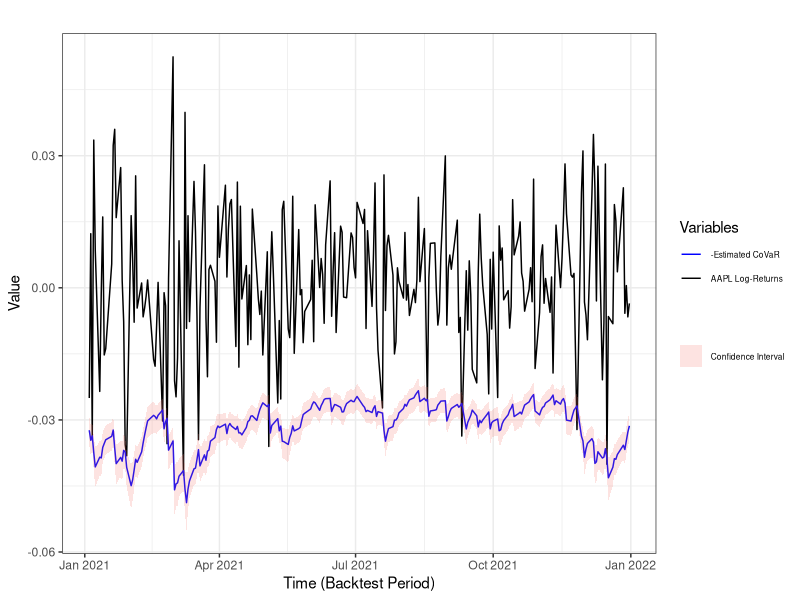

Here is the R script that generated this plot:
#############################  ..."
##########################  ..."
install.packages("xtable", repos='https://ftp.belnet.be/mirror/CRAN/')
library("xtable")
install.packages("compiler", repos='https://ftp.belnet.be/mirror/CRAN/')
library("compiler")
install.packages("VGAM", repos='https://ftp.belnet.be/mirror/CRAN/')
library("VGAM")
install.packages("nleqslv", repos='https://ftp.belnet.be/mirror/CRAN/')
library("nleqslv")
#######################################################

##########
u.Norm<-function(rho,alpha,alpha.prim,u0){

Norm2<-function(x,y,rho){
(1/(2*pi*sqrt(1-rho^2)))*exp(-(x^2+y^2-2*rho*x*y)/(2*(1-rho^2)))
}

xi<-qnorm(alpha.prim)

f.y<-function(y,rho,xi){
z=y
for(i in 1:length(y)){
z[i]<-integrate(Norm2,-Inf, xi, y=y[i], rho=rho)$value
}
z
}


obj.u<-function(u,alpha,alpha.prim,rho,xi){
abs(integrate(f.y,-Inf, u,  rho=rho,xi=xi)$value-alpha*alpha.prim)
}


u<-nlminb(u0,obj.u,alpha=alpha,alpha.prim=alpha.prim,rho=rho,xi=xi)$par

list(xi=xi,u=u)
}

#####################

u.Stud<-function(rho,nu, alpha,alpha.prim,xi0,u0){

St2<-function(x,y,rho,nu){
(1/(2*pi*sqrt(1-rho^2)))*(1+(x^2+y^2-2*rho*x*y)/(nu*(1-rho^2)))^(-(nu+2)/2)
}

densy<-function(y,rho,nu){
z=y
for(i in 1:length(y)){
z[i]<-integrate(St2,-Inf, Inf, y=y[i], rho=rho, nu=nu)$value
}
z
}


obj.xi<-function(y,alpha.prim,rho,nu){
abs(integrate(densy,-Inf, y,  rho=rho, nu=nu)$value-alpha.prim)
}

if(nu!=Inf){
xi<-nlminb(xi0,obj.xi,alpha.prim=alpha.prim,rho=rho,nu=nu)$par
}else{
xi<-qnorm(alpha.prim)
}

f.y<-function(y,rho,nu,xi){
z=y
for(i in 1:length(y)){
z[i]<-integrate(St2,-Inf, xi, y=y[i], nu=nu, rho=rho)$value
}
z
}





obj.u<-function(u,alpha,alpha.prim,rho,nu,xi){
abs(integrate(f.y,-Inf, u,  rho=rho, nu=nu, xi=xi)$value-alpha*alpha.prim)
}

if(nu!=Inf){
u<-nlminb(u0,obj.u,alpha=alpha,alpha.prim=alpha.prim,rho=rho,nu=nu, xi=xi)$par
cte<-sqrt((nu-2)/nu)
}else{
u<-u.Norm(rho,alpha,alpha.prim,u0)$u
cte<-1
}

list(xi=cte*xi,u=cte*u)
}

##### 




# racine carree d'une matrice symmetrique semi-definie positive
Sqrt <- function(Sigma) {
  n<- nrow(Sigma)
  sp<-eigen(Sigma)
  sp$vector%*%sqrt(diag(abs(sp$values)))%*%t(sp$vector)
}


# Inverse (g�n�ralis�e) d'une matrice symmetrique semi-definie positive
Inv <- function(Sigma,tol=sqrt(.Machine$double.eps)) {
  n<- nrow(Sigma)
  sp<-eigen(Sigma)
  sp$vector%*%diag(1/pmax(abs(sp$values),tol))%*%t(sp$vector)
}

##########################################################################
# estime un GARCH bivarié par QMLE 
#########################################################################
#pour estimer le modèle de la premiere composante
objf.garch.biv1 <- function(vartheta, eps2, n, sig2init, r0=10){     
         omega <- vartheta[1]
         mat.alpha <- vartheta[2:3]
         beta <- vartheta[4]
sig2<-rep(0,n)
sig2[1]<-sig2init
for(t in 2:n){
sig2[t]<-omega+mat.alpha[1]*(eps2[t-1,1])+mat.alpha[2]*(eps2[t-1,2])+beta*sig2[t-1]
}
qml <- mean(eps2[(r0+1):n,1]/sig2[(r0+1):n]+log(sig2[(r0+1):n]))
qml }

objf.garch.biv1<-cmpfun(objf.garch.biv1)

#pour estimer le modèle de la seconde composante
objf.garch.biv2 <- function(vartheta, eps2, n, sig2init, r0=10){     
         omega <- vartheta[1]
         mat.alpha <- vartheta[2:3]
         beta <- vartheta[4]
sig2init<-mean(eps2[1:r0,2])
sig2<-rep(0,n)
sig2[1]<-sig2init
for(t in 2:n){
sig2[t]<-omega+mat.alpha[1]*(eps2[t-1,1])+mat.alpha[2]*(eps2[t-1,2])+beta*sig2[t-1]
}
qml <- mean(eps2[(r0+1):n,2]/sig2[(r0+1):n]+log(sig2[(r0+1):n]))
qml }

objf.garch.biv2<-cmpfun(objf.garch.biv2)
#################################
# eps<-rend

estimGARCHbiv<- function(P, omega.init,mat.alpha.init,beta.init,eps, niv.alpha, niv.alpha.prim, 
             petit=sqrt(.Machine$double.eps), r0=10, alpha0=0.10, B=500, nb_try=5)
     {
n <- length(eps[,1])
omega<-c(0,0)
beta<-omega
mat.alpha<-matrix(nrow=2,ncol=2)
valinit<-c(omega.init[1],mat.alpha.init[1,1:2],beta.init[1])
eps2<-eps^2
sig2init1<-mean(eps2[1:r0,1])

res <- nlminb(valinit,objf.garch.biv1,lower=c(petit^2,0,0,0),
   upper=c(Inf,Inf,Inf,1),eps2=eps2,n=n-P,sig2init=sig2init1)
         omega[1] <- res$par[1]
         mat.alpha[1,1:2]<- res$par[2:3]
         beta[1] <- res$par[4]

valinit<-c(omega.init[2],mat.alpha.init[2,1:2],beta.init[2])
sig2init2<-mean(eps2[1:r0,2])

res <- nlminb(valinit,objf.garch.biv2,lower=c(petit^2,0,0,0),
   upper=c(Inf,Inf,Inf,1),eps2=eps2,n=n-P,sig2init=sig2init2)
         omega[2] <- res$par[1]
         mat.alpha[2,1:2]<- res$par[2:3]
         beta[2] <- res$par[4]

#omega<-omega.init; mat.alpha<-mat.alpha.init; beta<-beta.init

ht<-matrix(0,nrow=n,ncol=2)
eta<-eps
der.sig2.1<-matrix(0,nrow=n,ncol=4)
der.sig2.2<-der.sig2.1

ht[1,]<-c(sig2init1,sig2init2)
eta[1,]<-eps[1,]/sqrt(pmax(ht[1,],petit)) 
for(t in 2:n){
ht[t,]<-omega+mat.alpha%*%eps2[t-1,]+beta*ht[t-1,]
eta[t,]<-eps[t,]/sqrt(pmax(ht[t,],petit))
der.sig2.1[t,]<-c(1,eps2[t-1,1],eps2[t-1,2],ht[t-1,1])+beta[1]*der.sig2.1[t-1,]
der.sig2.2[t,]<-c(1,eps2[t-1,1],eps2[t-1,2],ht[t-1,2])+beta[2]*der.sig2.2[t-1,]
}

#var(eta[1:(n-P),])
s<-sqrt(diag(var(eta[1:(n-P),]))) 
for(t in 1:(n-P)){
eta[t,1]<-(eta[t,1]-mean(eta[1:(n-P),1]))/s[1]
eta[t,2]<-(eta[t,2]-mean(eta[1:(n-P),2]))/s[2]
}
#var(eta) plot.ts(eta)
################ semi-parametric method
#colMeans(eta[1:(n-P),]^2)
D1<-der.sig2.1[1:(n-P),]/(2*ht[1:(n-P),1])
J1<-t(D1)%*%D1/n
Omega1<-colMeans(D1)
J1.inv<-Inv(J1)
xi2<-as.numeric(quantile(eta[1:(n-P),2],probs=niv.alpha.prim,type=1))
select<-which(eta[1:(n-P),2]<=xi2)
u.eta<-as.numeric(quantile(eta[select,1],probs=niv.alpha,type=1))
CoVaR<--sqrt(ht[,1])*u.eta
Upsilon<-matrix(0,nrow=(n-P),ncol=3)
select<-which(eta[1:(n-P),1] <= u.eta & eta[1:(n-P),2] <= xi2)
Upsilon[select,1]<-1
select<-which( eta[1:(n-P),2] <= xi2)
Upsilon[select,2]<-1
Upsilon[1:(n-P),3]<-eta[1:(n-P),1]^2
Sigma.Upsilon<-var(Upsilon)

densite<-density(eta[1:(n-P),2])
g2.xi2<-densite$y[which.min(abs(densite$x-xi2))]
densite<-density(eta[select,1])
f1.u.xi2<-densite$y[which.min(abs(densite$x-u.eta))]
select<-which(eta[1:(n-P),1]<=u.eta)
densite<-density(eta[select,2])
f2.xi2.u<-densite$y[which.min(abs(densite$x-xi2))]
G.1.u<-length(which(eta[1:(n-P),1]<=u.eta))/n
lambda<-c(-1/(niv.alpha.prim*f1.u.xi2),(G.1.u*f2.xi2.u)/(niv.alpha.prim*f1.u.xi2*g2.xi2),-u.eta/2)
bigUpsilon<-matrix(0,nrow=(n-P),ncol=5)
bigUpsilon[1:(n-P),1:4]<-(D1%*%J1.inv*(eta[1:(n-P),1]^2-1))/2 
bigUpsilon[1:(n-P),5]<-Upsilon%*%lambda

Sigma.alpha.alpha.prim<-var(bigUpsilon)

delta<-rep(0,5)
lower.CoVaR<-CoVaR
upper.CoVaR<-CoVaR

for(t in 2:n){


delta[1:4]<-u.eta*(c(1,eps2[t-1,1],eps2[t-1,2],ht[t-1,1])+beta[1]*der.sig2.1[t-1,])/(sqrt(ht[t-1,1])*2)
delta[5]<-sqrt(ht[t-1,1])


sd<-as.numeric(sqrt(delta%*%Sigma.alpha.alpha.prim%*%delta/n))
lower.CoVaR[t]<-CoVaR[t]-qnorm(1-alpha0/2)*sd
upper.CoVaR[t]<-CoVaR[t]+qnorm(1-alpha0/2)*sd
}


################ Gaussian method
rho<-cor(eta[1:(n-P),])[1,2]
u.eta.norm<-u.Norm(rho,niv.alpha,niv.alpha.prim,-2.5)$u
CoVaR.norm<--sqrt(ht[,1])*u.eta.norm
xi.norm<-qnorm(niv.alpha.prim)
z.rho<-(xi.norm-rho*u.eta.norm)/sqrt(1-rho^2)
K.rho<-dnorm(z.rho)/pnorm(z.rho)
Sigma.N<-matrix(nrow=5,ncol=5)
Sigma.N[1:4,1:4]<-J1.inv/2
Sigma.N[1:4,5]<-(-rho*sqrt(1-rho^2)*K.rho/2)*J1.inv%*%Omega1
Sigma.N[5,1:4]<-Sigma.N[1:4,5]
Sigma.N[5,5]<-K.rho^2*(1-rho^2)
#eigen(Sigma.N)
lower.CoVaR.norm<-CoVaR.norm
upper.CoVaR.norm<-CoVaR.norm


for(t in 2:n){


delta[1:4]<-u.eta.norm*(c(1,eps2[t-1,1],eps2[t-1,2],ht[t-1,1])+beta[1]*der.sig2.1[t-1,])/(sqrt(ht[t-1,1])*2)
delta[5]<-sqrt(ht[t-1,1])


sd<-as.numeric(sqrt(delta%*%Sigma.N%*%delta/n))
lower.CoVaR.norm[t]<-CoVaR.norm[t]-qnorm(1-alpha0/2)*sd
upper.CoVaR.norm[t]<-CoVaR.norm[t]+qnorm(1-alpha0/2)*sd
}


########################## Bootstrap method
hat.alpha.prim<-length(which(eta[1:(n-P),2]<=xi2))/(n-P)
hat.alpha<-(length(which((eta[1:(n-P),2]<=xi2)&(eta[1:(n-P),1]<=u.eta)))/(n-P))/hat.alpha.prim

hat.m2<-mean(eta[1:(n-P),1]^2)
CoVaR.star<-matrix(nrow=n,ncol=B)
lower.boot<-CoVaR
upper.boot<-CoVaR
sig2<-rep(0,n)
sig2[1]<-sig2init1
theta1<-c(omega[1],mat.alpha[1,1:2],beta[1])
for(b in 1:B){
bon<-0
try<-0
while(bon==0){
try<-try+1
if(try>nb_try)bon<-1
indic<-sample(c(1:(n-P)),replace=TRUE)
eta.star<-eta[indic,]
#var(eta.star)
Upsilon.star<-matrix(0,nrow=(n-P),ncol=3)
Upsilon.star[which((eta.star[,2]<=xi2)&(eta.star[,1]<=u.eta)),1]<-1
Upsilon.star[,1]<-Upsilon.star[,1]-hat.alpha*hat.alpha.prim
Upsilon.star[which(eta.star[,2]<=xi2),2]<-1
Upsilon.star[,2]<-Upsilon.star[,2]-hat.alpha.prim
Upsilon.star[,3]<-eta.star[,1]^2-hat.m2
u.eta.star<-u.eta+drop(lambda%*%colMeans(Upsilon.star))
theta1.star<-theta1+(J1.inv/2)%*%colMeans(D1*(eta.star[,1]^2-hat.m2))
if((theta1.star[1]>petit)&(min(theta1.star[2:4])>=0)&(theta1.star[4]<0.99))bon<-1
}
omeg<-max(theta1.star[1],petit); alph1<-max(theta1.star[2],0); alph2<-max(theta1.star[3],0); bet<-max(theta1.star[4],0)
bet<-min(bet,0.99)

for(t in 2:n){
sig2[t]<-omeg+alph1*eps2[t-1,1]+alph2*eps2[t-1,2]+bet*sig2[t-1]
}
sig2.nplus1<-omeg+alph1*eps2[n,1]+alph2*eps2[n,2]+bet*sig2[n]

CoVaR.star[,b]<--sqrt(sig2)*u.eta.star
}


for(t in 2:n){

lower.boot[t]<-as.numeric(quantile(CoVaR.star[t,],alpha0/2))
upper.boot[t]<-as.numeric(quantile(CoVaR.star[t,],1-alpha0/2))
}





#####################

list(lower.CoVaR=lower.CoVaR,CoVaR=CoVaR,upper.CoVaR=upper.CoVaR,lower.CoVaR.norm=lower.CoVaR.norm,CoVaR.norm=CoVaR.norm,upper.CoVaR.norm=upper.CoVaR.norm,lower.boot=lower.boot,upper.boot=upper.boot)
}

estimGARCHbiv<-cmpfun(estimGARCHbiv)


############################## 
####################################################

omega.init<-c(0.001,0.001); mat.alpha.init<-matrix(c(0.05,0.01,0.01,0.1),ncol=2,nrow=2); beta.init<-c(0.9,0.85) 

####################################
serie<-read.csv(file="AAPL_SP500.csv") #str(serie) 
last.for.est<-which(serie$date=="2020-12-31")
first<-which(serie$date=="2021-01-04")
last<-which(serie$date=="2021-12-31")
series<-drop(as.matrix(serie[1:last,2:3])) #str(series) series[1:5,]
n<-length(series[,1])
rend<-matrix(nrow=(n-1),ncol=2)
for(i in 1:(n-1)){
#rend[i,1]<-series[i+1,1]/series[i,1]-1
#rend[i,2]<-series[i+1,2]/series[i,2]-1
rend[i,1]<-log(series[i+1,1]/series[i,1])
rend[i,2]<-log(series[i+1,2]/series[i,2])
}

P<-last-first+1
niv.alpha<-0.05; niv.alpha.prim<-0.1
niv.alpha<-0.1; niv.alpha.prim<-0.2

est<-estimGARCHbiv(P, omega.init,mat.alpha.init,beta.init,rend, niv.alpha, niv.alpha.prim, 
             petit=sqrt(.Machine$double.eps), r0=10, alpha0=0.05, B=100)
#str(est)
# Required Libraries
library(ggplot2)

# Sample Data (Replace with actual data)
# Assuming you have the log-returns and VaR values in two separate vectors
time_series <- as.Date(serie$date[first:last]) # Time axis
log_returns <- rend[(first-1):(last-1),1]  # Replace with actual log-returns
# Define confidence intervals (replace with your calculated upper and lower bounds)
lower_bound <- est$lower.CoVaR.norm[(first-1):(last-1)]  # Example of a lower bound (replace with real data)
upper_bound <- est$upper.CoVaR.norm[(first-1):(last-1)]  # Example of an upper bound (replace with real data)
estimated_covar <- est$CoVaR.norm[(first-1):(last-1)] # Replace with actual CoVaR values

# Define confidence intervals (replace with your calculated upper and lower bounds)
lower_bound <- est$lower.CoVaR[(first-1):(last-1)]  # Example of a lower bound (replace with real data)
upper_bound <- est$upper.CoVaR[(first-1):(last-1)]  # Example of an upper bound (replace with real data)



# Define confidence intervals (replace with your calculated upper and lower bounds)
estimated_covar <- est$CoVaR[(first-1):(last-1)] # Replace with actual CoVaR values
lower_bound <- est$lower.boot[(first-1):(last-1)]  # Example of a lower bound (replace with real data)
upper_bound <- est$upper.boot[(first-1):(last-1)]  # Example of an upper bound (replace with real data)



# Create Data Frame for ggplot
data <- data.frame(
  Date = time_series,
  Log_Returns = log_returns,
  Estimated_CoVaR = -estimated_covar,
  Lower_Bound = -upper_bound,
  Upper_Bound = -lower_bound
)

# Plot
p<-ggplot(data, aes(x = Date)) +
  geom_line(aes(y = Log_Returns, color = "AAPL Log-Returns"), size = 0.5) + 
  geom_line(aes(y = Estimated_CoVaR, color = "-Estimated CoVaR"), size = 0.5) +
  geom_ribbon(aes(ymin = Lower_Bound, ymax = Upper_Bound, fill = "Confidence Interval"), alpha = 0.2) +
  labs(title = "",
       x = "Time (Backtest Period)",
       y = "Value",
       color = "Variables",
       fill = "") +
  scale_color_manual(values = c("AAPL Log-Returns" = "black",  "-Estimated CoVaR" = "blue")) +
  theme_bw() +
  theme(legend.text = element_text(size = 6))


ggsave("figure1.pdf", plot = p, width = 8, height = 4)  
